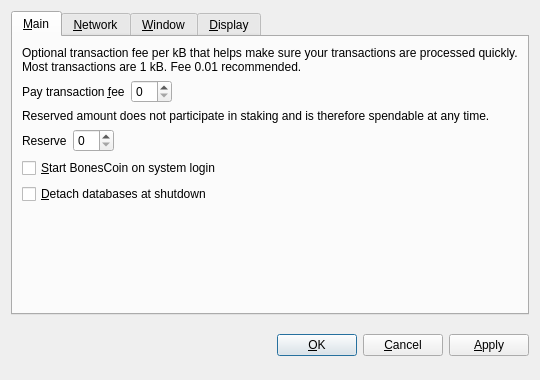
<?xml version="1.0" encoding="UTF-8"?>
<ui version="4.0">
 <class>OptionsDialog</class>
 <widget class="QDialog" name="OptionsDialog">
  <property name="geometry">
   <rect>
    <x>0</x>
    <y>0</y>
    <width>540</width>
    <height>380</height>
   </rect>
  </property>
  <property name="windowTitle">
   <string>Options</string>
  </property>
  <property name="modal">
   <bool>true</bool>
  </property>
  <layout class="QVBoxLayout" name="verticalLayout">
   <item>
    <widget class="QTabWidget" name="tabWidget">
     <property name="tabPosition">
      <enum>QTabWidget::North</enum>
     </property>
     <property name="currentIndex">
      <number>0</number>
     </property>
     <widget class="QWidget" name="tabMain">
      <attribute name="title">
       <string>&amp;Main</string>
      </attribute>
      <layout class="QVBoxLayout" name="verticalLayout_Main">
       <item>
        <widget class="QLabel" name="transactionFeeInfoLabel">
         <property name="text">
          <string>Optional transaction fee per kB that helps make sure your transactions are processed quickly. Most transactions are 1 kB. Fee 0.01 recommended.</string>
         </property>
         <property name="textFormat">
          <enum>Qt::PlainText</enum>
         </property>
         <property name="wordWrap">
          <bool>true</bool>
         </property>
        </widget>
       </item>
       <item>
        <layout class="QHBoxLayout" name="horizontalLayoutFee">
         <item>
          <widget class="QLabel" name="transactionFeeLabel">
           <property name="text">
            <string>Pay transaction &amp;fee</string>
           </property>
           <property name="textFormat">
            <enum>Qt::PlainText</enum>
           </property>
           <property name="buddy">
            <cstring>transactionFee</cstring>
           </property>
          </widget>
         </item>
         <item>
          <widget class="BitcoinAmountField" name="transactionFee"/>
         </item>
         <item>
          <spacer name="horizontalSpacerFee">
           <property name="orientation">
            <enum>Qt::Horizontal</enum>
           </property>
           <property name="sizeHint" stdset="0">
            <size>
             <width>40</width>
             <height>20</height>
            </size>
           </property>
          </spacer>
         </item>
        </layout>
       </item>
       <item>
        <widget class="QLabel" name="reserveBalanceInfoLabel">
         <property name="text">
          <string>Reserved amount does not participate in staking and is therefore spendable at any time.</string>
         </property>
         <property name="textFormat">
          <enum>Qt::PlainText</enum>
         </property>
         <property name="wordWrap">
          <bool>true</bool>
         </property>
        </widget>
       </item>
       <item>
        <layout class="QHBoxLayout" name="horizontalLayoutReserveBalance">
         <item>
          <widget class="QLabel" name="reserveBalanceLabel">
           <property name="text">
            <string>Reserve</string>
           </property>
           <property name="textFormat">
            <enum>Qt::PlainText</enum>
           </property>
           <property name="buddy">
            <cstring>reserveBalance</cstring>
           </property>
          </widget>
         </item>
         <item>
          <widget class="BitcoinAmountField" name="reserveBalance"/>
         </item>
         <item>
          <spacer name="horizontalSpacerReserveBalance">
           <property name="orientation">
            <enum>Qt::Horizontal</enum>
           </property>
           <property name="sizeHint" stdset="0">
            <size>
             <width>40</width>
             <height>20</height>
            </size>
           </property>
          </spacer>
         </item>
        </layout>
       </item>
       <item>
        <widget class="QCheckBox" name="bitcoinAtStartup">
         <property name="toolTip">
          <string>Automatically start BonesCoin after logging in to the system.</string>
         </property>
         <property name="text">
          <string>&amp;Start BonesCoin on system login</string>
         </property>
        </widget>
       </item>
       <item>
        <widget class="QCheckBox" name="detachDatabases">
         <property name="toolTip">
          <string>Detach block and address databases at shutdown. This means they can be moved to another data directory, but it slows down shutdown. The wallet is always detached.</string>
         </property>
         <property name="text">
          <string>&amp;Detach databases at shutdown</string>
         </property>
        </widget>
       </item>
       <item>
        <spacer name="verticalSpacer_Main">
         <property name="orientation">
          <enum>Qt::Vertical</enum>
         </property>
         <property name="sizeHint" stdset="0">
          <size>
           <width>20</width>
           <height>40</height>
          </size>
         </property>
        </spacer>
       </item>
      </layout>
     </widget>
     <widget class="QWidget" name="tabNetwork">
      <attribute name="title">
       <string>&amp;Network</string>
      </attribute>
      <layout class="QVBoxLayout" name="verticalLayout_Network">
       <item>
        <widget class="QCheckBox" name="mapPortUpnp">
         <property name="toolTip">
          <string>Automatically open the BonesCoin client port on the router. This only works when your router supports UPnP and it is enabled.</string>
         </property>
         <property name="text">
          <string>Map port using &amp;UPnP</string>
         </property>
        </widget>
       </item>
       <item>
        <widget class="QCheckBox" name="connectSocks">
         <property name="toolTip">
          <string>Connect to the BonesCoin network through a SOCKS proxy (e.g. when connecting through Tor).</string>
         </property>
         <property name="text">
          <string>&amp;Connect through SOCKS proxy:</string>
         </property>
        </widget>
       </item>
       <item>
        <layout class="QHBoxLayout" name="horizontalLayout_Network">
         <item>
          <widget class="QLabel" name="proxyIpLabel">
           <property name="text">
            <string>Proxy &amp;IP:</string>
           </property>
           <property name="textFormat">
            <enum>Qt::PlainText</enum>
           </property>
           <property name="buddy">
            <cstring>proxyIp</cstring>
           </property>
          </widget>
         </item>
         <item>
          <widget class="QValidatedLineEdit" name="proxyIp">
           <property name="maximumSize">
            <size>
             <width>140</width>
             <height>16777215</height>
            </size>
           </property>
           <property name="toolTip">
            <string>IP address of the proxy (e.g. 127.0.0.1)</string>
           </property>
          </widget>
         </item>
         <item>
          <widget class="QLabel" name="proxyPortLabel">
           <property name="text">
            <string>&amp;Port:</string>
           </property>
           <property name="textFormat">
            <enum>Qt::PlainText</enum>
           </property>
           <property name="buddy">
            <cstring>proxyPort</cstring>
           </property>
          </widget>
         </item>
         <item>
          <widget class="QLineEdit" name="proxyPort">
           <property name="maximumSize">
            <size>
             <width>55</width>
             <height>16777215</height>
            </size>
           </property>
           <property name="toolTip">
            <string>Port of the proxy (e.g. 9050)</string>
           </property>
          </widget>
         </item>
         <item>
          <widget class="QLabel" name="socksVersionLabel">
           <property name="text">
            <string>SOCKS &amp;Version:</string>
           </property>
           <property name="textFormat">
            <enum>Qt::PlainText</enum>
           </property>
           <property name="buddy">
            <cstring>socksVersion</cstring>
           </property>
          </widget>
         </item>
         <item>
          <widget class="QValueComboBox" name="socksVersion">
           <property name="toolTip">
            <string>SOCKS version of the proxy (e.g. 5)</string>
           </property>
          </widget>
         </item>
         <item>
          <spacer name="horizontalSpacer_Network">
           <property name="orientation">
            <enum>Qt::Horizontal</enum>
           </property>
           <property name="sizeHint" stdset="0">
            <size>
             <width>40</width>
             <height>20</height>
            </size>
           </property>
          </spacer>
         </item>
        </layout>
       </item>
       <item>
        <spacer name="verticalSpacer_Network">
         <property name="orientation">
          <enum>Qt::Vertical</enum>
         </property>
         <property name="sizeHint" stdset="0">
          <size>
           <width>20</width>
           <height>40</height>
          </size>
         </property>
        </spacer>
       </item>
      </layout>
     </widget>
     <widget class="QWidget" name="tabWindow">
      <attribute name="title">
       <string>&amp;Window</string>
      </attribute>
      <layout class="QVBoxLayout" name="verticalLayout_Window">
       <item>
        <widget class="QCheckBox" name="minimizeToTray">
         <property name="toolTip">
          <string>Show only a tray icon after minimizing the window.</string>
         </property>
         <property name="text">
          <string>&amp;Minimize to the tray instead of the taskbar</string>
         </property>
        </widget>
       </item>
       <item>
        <widget class="QCheckBox" name="minimizeOnClose">
         <property name="toolTip">
          <string>Minimize instead of exit the application when the window is closed. When this option is enabled, the application will be closed only after selecting Quit in the menu.</string>
         </property>
         <property name="text">
          <string>M&amp;inimize on close</string>
         </property>
        </widget>
       </item>
       <item>
        <spacer name="verticalSpacer_Window">
         <property name="orientation">
          <enum>Qt::Vertical</enum>
         </property>
         <property name="sizeHint" stdset="0">
          <size>
           <width>20</width>
           <height>40</height>
          </size>
         </property>
        </spacer>
       </item>
      </layout>
     </widget>
     <widget class="QWidget" name="tabDisplay">
      <attribute name="title">
       <string>&amp;Display</string>
      </attribute>
      <layout class="QVBoxLayout" name="verticalLayout_Display">
       <item>
        <layout class="QHBoxLayout" name="horizontalLayout_1_Display">
         <item>
          <widget class="QLabel" name="langLabel">
           <property name="text">
            <string>User Interface &amp;language:</string>
           </property>
           <property name="textFormat">
            <enum>Qt::PlainText</enum>
           </property>
           <property name="buddy">
            <cstring>lang</cstring>
           </property>
          </widget>
         </item>
         <item>
          <widget class="QValueComboBox" name="lang">
           <property name="toolTip">
            <string>The user interface language can be set here. This setting will take effect after restarting BonesCoin.</string>
           </property>
          </widget>
         </item>
        </layout>
       </item>
       <item>
        <layout class="QHBoxLayout" name="horizontalLayout_2_Display">
         <item>
          <widget class="QLabel" name="unitLabel">
           <property name="text">
            <string>&amp;Unit to show amounts in:</string>
           </property>
           <property name="textFormat">
            <enum>Qt::PlainText</enum>
           </property>
           <property name="buddy">
            <cstring>unit</cstring>
           </property>
          </widget>
         </item>
         <item>
          <widget class="QValueComboBox" name="unit">
           <property name="toolTip">
            <string>Choose the default subdivision unit to show in the interface and when sending coins.</string>
           </property>
          </widget>
         </item>
        </layout>
       </item>
       <item>
        <widget class="QCheckBox" name="displayAddresses">
         <property name="toolTip">
          <string>Whether to show BonesCoin addresses in the transaction list or not.</string>
         </property>
         <property name="text">
          <string>&amp;Display addresses in transaction list</string>
         </property>
        </widget>
       </item>
       <item>
        <widget class="QCheckBox" name="coinControlFeatures">
         <property name="toolTip">
          <string>Whether to show coin control features or not.</string>
         </property>
         <property name="text">
          <string>Display coin &amp;control features (experts only!)</string>
         </property>
        </widget>
       </item>
       <item>
        <spacer name="verticalSpacer_Display">
         <property name="orientation">
          <enum>Qt::Vertical</enum>
         </property>
         <property name="sizeHint" stdset="0">
          <size>
           <width>20</width>
           <height>40</height>
          </size>
         </property>
        </spacer>
       </item>
      </layout>
     </widget>
    </widget>
   </item>
   <item>
    <layout class="QHBoxLayout" name="horizontalLayout_Buttons">
     <item>
      <spacer name="horizontalSpacer_1">
       <property name="orientation">
        <enum>Qt::Horizontal</enum>
       </property>
       <property name="sizeHint" stdset="0">
        <size>
         <width>40</width>
         <height>48</height>
        </size>
       </property>
      </spacer>
     </item>
     <item>
      <widget class="QLabel" name="statusLabel">
       <property name="font">
        <font>
         <weight>75</weight>
         <bold>true</bold>
        </font>
       </property>
       <property name="text">
        <string/>
       </property>
       <property name="textFormat">
        <enum>Qt::PlainText</enum>
       </property>
       <property name="wordWrap">
        <bool>true</bool>
       </property>
      </widget>
     </item>
     <item>
      <spacer name="horizontalSpacer_2">
       <property name="orientation">
        <enum>Qt::Horizontal</enum>
       </property>
       <property name="sizeHint" stdset="0">
        <size>
         <width>40</width>
         <height>48</height>
        </size>
       </property>
      </spacer>
     </item>
     <item>
      <widget class="QPushButton" name="okButton">
       <property name="text">
        <string>&amp;OK</string>
       </property>
      </widget>
     </item>
     <item>
      <widget class="QPushButton" name="cancelButton">
       <property name="text">
        <string>&amp;Cancel</string>
       </property>
       <property name="autoDefault">
        <bool>false</bool>
       </property>
      </widget>
     </item>
     <item>
      <widget class="QPushButton" name="applyButton">
       <property name="text">
        <string>&amp;Apply</string>
       </property>
       <property name="autoDefault">
        <bool>false</bool>
       </property>
      </widget>
     </item>
    </layout>
   </item>
  </layout>
 </widget>
 <customwidgets>
  <customwidget>
   <class>BitcoinAmountField</class>
   <extends>QSpinBox</extends>
   <header>bitcoinamountfield.h</header>
  </customwidget>
  <customwidget>
   <class>QValueComboBox</class>
   <extends>QComboBox</extends>
   <header>qvaluecombobox.h</header>
  </customwidget>
  <customwidget>
   <class>QValidatedLineEdit</class>
   <extends>QLineEdit</extends>
   <header>qvalidatedlineedit.h</header>
  </customwidget>
 </customwidgets>
 <resources/>
 <connections/>
</ui>
